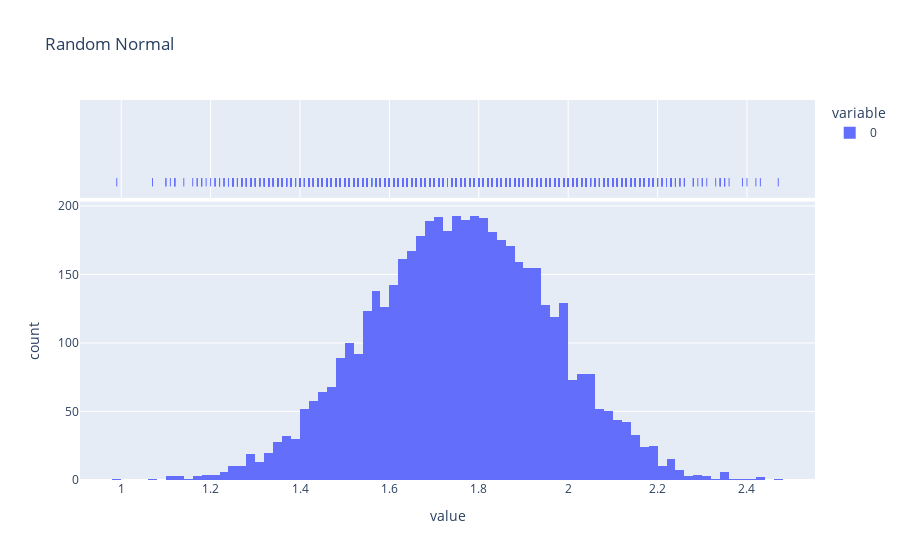

The cell this chart's notebook holds for it:
### Code cell
import plotly.express as px
fig = px.histogram(height, marginal="rug",nbins=100,
                  title="Random Normal")
fig.show()

### Figure 1 — Plotly figure (JSON) as saved in the notebook; plotly's stock layout.template omitted (floating-point values rounded to 4 significant figures; data arrays with more than 128 entries replaced by an {"elided": "..."} marker saying what was removed)
{"data": [{"alignmentgroup": "True", "bingroup": "x", "hovertemplate": "variable=0<br>value=%{x}<br>count=%{y}<extra></extra>", "legendgroup": "0", "marker": {"color": "#636efa", "pattern": {"shape": ""}}, "name": "0", "nbinsx": 100, "offsetgroup": "0", "orientation": "v", "showlegend": true, "type": "histogram", "x": {"elided": "5000 float values"}, "xaxis": "x", "yaxis": "y"}, {"alignmentgroup": "True", "boxpoints": "all", "fillcolor": "rgba(255,255,255,0)", "hoveron": "points", "hovertemplate": "variable=0<br>value=%{x}<extra></extra>", "jitter": 0, "legendgroup": "0", "line": {"color": "rgba(255,255,255,0)"}, "marker": {"color": "#636efa", "symbol": "line-ns-open"}, "name": "0", "offsetgroup": "0", "showlegend": false, "type": "box", "x": {"elided": "5000 float values"}, "xaxis": "x2", "yaxis": "y2"}], "layout": {"autosize": true, "barmode": "relative", "legend": {"title": {"text": "variable"}, "tracegroupgap": 0}, "title": {"text": "Random Normal"}, "xaxis": {"anchor": "y", "autorange": true, "domain": [0, 1], "range": [0.9078, 2.552], "title": {"text": "value"}, "type": "linear"}, "xaxis2": {"anchor": "y2", "autorange": true, "domain": [0, 1], "matches": "x", "range": [0.9078, 2.552], "showgrid": true, "showticklabels": false, "type": "linear"}, "yaxis": {"anchor": "x", "autorange": true, "domain": [0, 0.7326], "range": [0, 203.2], "title": {"text": "count"}}, "yaxis2": {"anchor": "x2", "autorange": true, "domain": [0.7426, 1], "matches": "y2", "range": [-0.5692, 0.5], "showgrid": false, "showline": false, "showticklabels": false, "ticks": "", "type": "category"}}}
